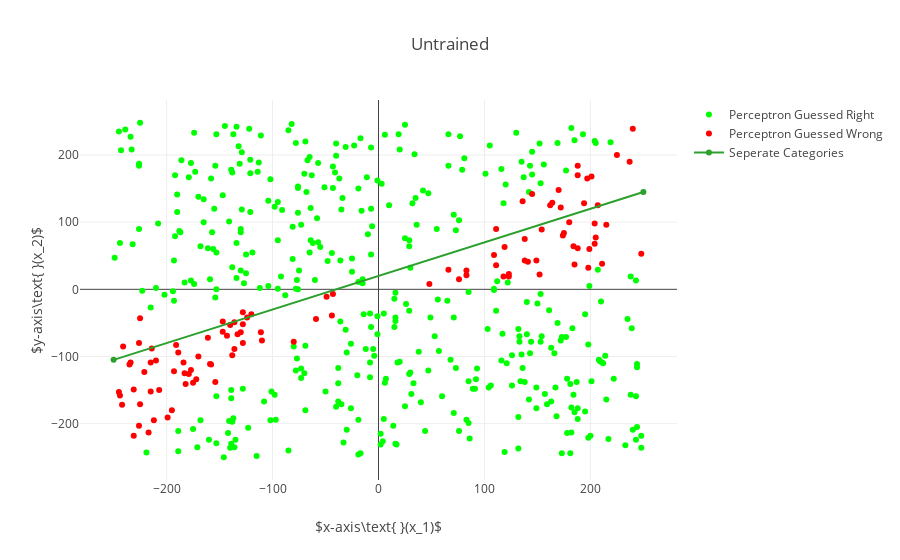

Notebook cell for this chart:
### Markdown cell above
Now let's create a Perceptron and use it to guess if the points are above the line or below the line

### Code cell
# 
# 1. Using the untrained perceptron, guess if the data points are above or below the line
# 2. Train the perceptron
# 3. Using the trained perceptron, guess if the data points are above or below the line
#
# Note: Green points mean a correct prediction and red points mean an incorrect prediction.
# After the perceptron is trained, all points should be green
#

# Create a Perceptron
numberOfFeatures = 2
learningRate = 0.001
bias = 1
epochs = 100
perceptron = Perceptron(numberOfFeatures, learningRate, bias, epochs)

# Display the Perceptrons' predictions
# The predictions are incorrect because the perceptron hasn't been trained
# 
c = np.empty(shape=(0, 2))
w = np.empty(shape=(0, 2))

for point, label in zip(points, labels):
    guess = perceptron.predict(point)
    
    if guess == label:
        c = np.append(c, np.array([point]), axis=0)
    else:
        w = np.append(w, np.array([point]), axis=0)

correct = go.Scatter(
    x = c[:, [0]].flatten(),
    y = c[:, [1]].flatten(),
    mode = 'markers',
    marker = dict(
        symbol = 'circle',
        color = 'rgb(0, 255, 0)'
    ),
    name = 'Perceptron Guessed Right'   
)

wrong = go.Scatter(
    x = w[:, [0]].flatten(),
    y = w[:, [1]].flatten(),
    mode = 'markers',
    marker = dict(
        symbol = 'circle',
        color = 'rgb(255, 0, 0)'
    ),
    name = 'Perceptron Guessed Wrong'  
)

layout.title = 'Untrained'
fig = go.Figure(data=[correct, wrong, line], layout=layout)
plt.iplot(fig)

### Figure 1 — Plotly figure (JSON) as saved in the notebook; plotly's stock layout.template omitted (floating-point values rounded to 4 significant figures; data arrays with more than 128 entries replaced by an {"elided": "..."} marker saying what was removed)
{"data": [{"marker": {"color": "rgb(0, 255, 0)", "symbol": "circle"}, "mode": "markers", "name": "Perceptron Guessed Right", "type": "scatter", "uid": "d522b545-c2f4-4484-86bf-92fc88b790b9", "x": {"elided": "395 int values"}, "y": {"elided": "395 int values"}}, {"marker": {"color": "rgb(255, 0, 0)", "symbol": "circle"}, "mode": "markers", "name": "Perceptron Guessed Wrong", "type": "scatter", "uid": "efc52a15-5afc-4e08-9bcc-2c81f6d6e75e", "x": [145, -215, 185, 194, -179, -172, 154, -159, -215, 204, 152, 207, -195, -235, -128, -158, -214, -147, 118, -49, -161, -241, 198, -193, 164, -170, 119, 205, -242, -43, 188, -226, -177, -80, -183, -221, 211, -128, 225, -136, 141, -143, 111, 175, 83, -207, 138, -59, 172, -136, 199, 188, -234, 48, 170, -140, 149, -154, -231, -212, -124, 237, 197, -175, -226, 201, -147, -231, -182, 123, 174, -189, 204, 162, -128, -120, 215, 109, -245, 123, 184, 240, -191, -244, 66, -110, 180, -111, -138, -225, 188, 111, -210, -225, 248, 83, -44, -199, -217, 138, -184, -133, 76, -130, 136], "y": [142, -152, 37, 128, -126, -134, 89, -111, -109, 68, 22, 125, -180, -112, -80, -112, -88, -63, 19, -11, -72, -85, 32, -122, 129, -100, 63, 77, -172, -7, 170, -203, -120, -78, -125, -123, 38, -34, 200, -89, 41, -69, 90, 84, 28, -150, 75, -44, 122, -49, 60, 61, -109, 8, 148, -53, 43, -138, -218, -195, -42, 190, 165, -139, -80, 168, -48, -149, -141, 23, 80, -94, 98, 125, -52, -37, 96, 51, -153, 19, 64, 239, -83, -158, 29, -76, 100, -64, -98, -43, 184, 36, -106, -171, 53, 21, -39, -191, -213, 43, -109, -67, 15, -64, 131]}, {"name": "Seperate Categories", "type": "scatter", "uid": "00528544-0d39-4d63-b6a8-e01b8192f96e", "x": [-250, 250], "y": [-105, 145]}], "layout": {"autosize": true, "title": {"text": "Untrained"}, "xaxis": {"autorange": true, "range": [-281.7, 281.7], "title": {"text": "$x-axis\\text{ }(x_1)$"}, "type": "linear"}, "yaxis": {"autorange": true, "range": [-286.1, 284.1], "title": {"text": "$y-axis\\text{ }(x_2)$"}, "type": "linear"}}}
